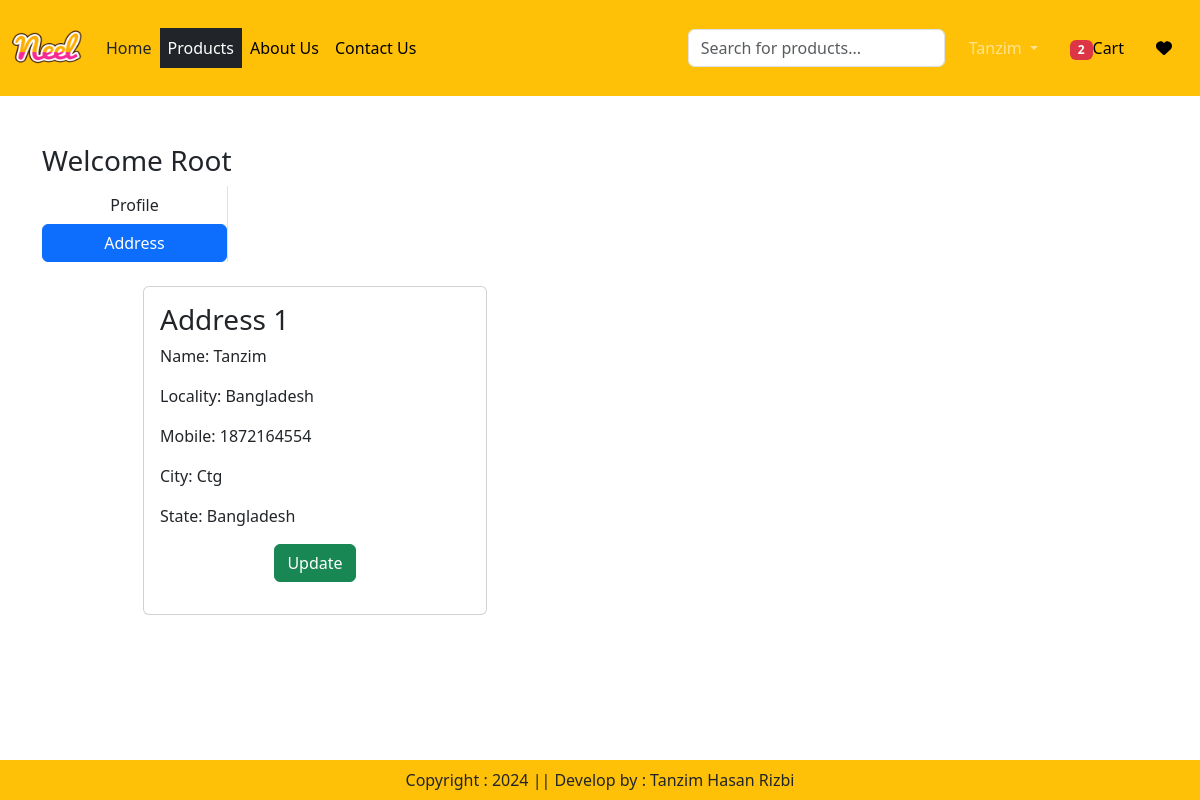
The page /address/ (signed in) on the database its author committed.
### app/models.py (models this page shows, shortened)
class Customer(models.Model):
    user = models.ForeignKey(User,on_delete=models.CASCADE)
    name = models.CharField(max_length=200)
    locality = models.CharField(max_length=50)
    city = models.CharField(max_length=100, default='Unknown')
    mobile = models.IntegerField(default=0)
    zipcode = models.IntegerField()
    state = models.CharField(choices=STATE_CHOICES,max_length=100)

### app/views.py (the view)
# urls.py: path('address/', views.address, name='address'),
def address(request):
    add = Customer.objects.filter(user=request.user)
    totalitem = 0
    if request.user.is_authenticated:
        totalitem = len(Cart.objects.filter(user=request.user))
    return render(request,'address.html',locals())

### template/address.html (shortened to what this page needs)
{% extends 'index.html' %}
{% load static %}
{% block main-content %}
<div class="container my-5">
    <div class="row">
        <h3>Welcome <span class="text-capitalize">{{request.user}}</span></h3>
    </div>
    <div class="col-sm-2 border-end">
        <ul class="list-unstyled">
            <li class="d-grid"><a href="{% url 'profile' %}" class="btn ">Profile</a></li>
            <li class="d-grid"><a href="{% url 'address' %}" class="btn btn-primary">Address</a></li>
        </ul>
    </div>
    <div class="col-sm-8 offset-sm-1">
        <div class="row">
            {% for ad in add %}
            <div class="col-sm-6">
                <div class="card m-2">
                    <div class="card-body">
                        <h3>Address {{forloop.counter}}</h3>
                        <p>Name: {{ad.name}}</p>
                        <p>Locality: {{ad.locality}}</p>
                        <p>Mobile: {{ad.mobile}}</p>
                        <p>City: {{ad.city}}</p>
                        <p>State: {{ad.state}}</p>
                        <p class="text-center"><a href="{% url 'updateAddress' pk=ad.id %}" type="button" class="btn
                            btn-success">Update</a></p>
                    </div>
                </div>
            </div>
            {% endfor %}
        </div>
    </div>
{% endblock main-content %}

### rows shown on the page
Customer: name "Tanzim", locality "Bangladesh", mobile "1872164554", city "Ctg", state "Bangladesh"

### other values the page prints
{{ totalitem }} "2"
{{ request.user }} "Root"
